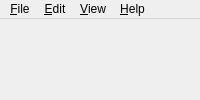
<?xml version="1.0"?>
<ui version="4.0">
  <class>Form</class>
  <widget class="QMainWindow" name="idr_srvr_embedded_menu">
    <widget class="QMenuBar" name="menubar">
      <property name="geometry">
        <rect>
          <x>0</x>
          <y>0</y>
          <width>800</width>
          <height>22</height>
        </rect>
      </property>
      <widget class="QMenu" name="menuFile">
        <property name="title">
          <string>&amp;File</string>
        </property>
        <addaction name="ID_FILE_UPDATE" />
        <addaction name="ID_FILE_SAVE_COPY_AS" />
        <addaction name="separator" />
        <addaction name="ID_FILE_PRINT" />
        <addaction name="ID_FILE_PRINT_PREVIEW" />
        <addaction name="ID_FILE_PRINT_SETUP" />
        <addaction name="separator" />
        <addaction name="ID_APP_EXIT" />
      </widget>
      <addaction name="menuFile" />
      <widget class="QMenu" name="menuEdit">
        <property name="title">
          <string>&amp;Edit</string>
        </property>
        <addaction name="ID_EDIT_UNDO" />
        <addaction name="separator" />
        <addaction name="ID_EDIT_CUT" />
        <addaction name="ID_EDIT_COPY" />
        <addaction name="ID_EDIT_PASTE" />
      </widget>
      <addaction name="menuEdit" />
      <widget class="QMenu" name="menuView">
        <property name="title">
          <string>&amp;View</string>
        </property>
        <addaction name="ID_VIEW_TOOLBAR" />
        <addaction name="ID_VIEW_STATUS_BAR" />
      </widget>
      <addaction name="menuView" />
      <widget class="QMenu" name="menuHelp">
        <property name="title">
          <string>&amp;Help</string>
        </property>
        <addaction name="ID_APP_ABOUT" />
      </widget>
      <addaction name="menuHelp" />
    </widget>
    <action name="ID_APP_ABOUT">
      <property name="text">
        <string>&amp;About editor...</string>
      </property>
    </action>
    <action name="ID_APP_EXIT">
      <property name="text">
        <string>E&amp;xit</string>
      </property>
      <property name="shortcut">
        <string>Alt+X</string>
      </property>
    </action>
    <action name="ID_EDIT_COPY">
      <property name="text">
        <string>&amp;Copy</string>
      </property>
      <property name="shortcut">
        <string>Ctrl+Ins</string>
      </property>
    </action>
    <action name="ID_EDIT_CUT">
      <property name="text">
        <string>Cu&amp;t</string>
      </property>
      <property name="shortcut">
        <string>Shift+Del</string>
      </property>
    </action>
    <action name="ID_EDIT_PASTE">
      <property name="text">
        <string>&amp;Paste</string>
      </property>
      <property name="shortcut">
        <string>Shift+Ins</string>
      </property>
    </action>
    <action name="ID_EDIT_UNDO">
      <property name="text">
        <string>&amp;Undo</string>
      </property>
      <property name="shortcut">
        <string>Alt+Backspace</string>
      </property>
    </action>
    <action name="ID_FILE_PRINT">
      <property name="text">
        <string>&amp;Print...</string>
      </property>
      <property name="shortcut">
        <string>Ctrl+P</string>
      </property>
    </action>
    <action name="ID_FILE_PRINT_PREVIEW">
      <property name="text">
        <string>Print Pre&amp;view</string>
      </property>
    </action>
    <action name="ID_FILE_PRINT_SETUP">
      <property name="text">
        <string>P&amp;rint Setup...</string>
      </property>
    </action>
    <action name="ID_FILE_SAVE_COPY_AS">
      <property name="text">
        <string>Save Copy &amp;As...</string>
      </property>
    </action>
    <action name="ID_FILE_UPDATE">
      <property name="text">
        <string>&amp;Update</string>
      </property>
      <property name="shortcut">
        <string>Ctrl+S</string>
      </property>
    </action>
    <action name="ID_VIEW_STATUS_BAR">
      <property name="text">
        <string>&amp;Status Bar</string>
      </property>
    </action>
    <action name="ID_VIEW_TOOLBAR">
      <property name="text">
        <string>&amp;Toolbar</string>
      </property>
    </action>
  </widget>
</ui>
